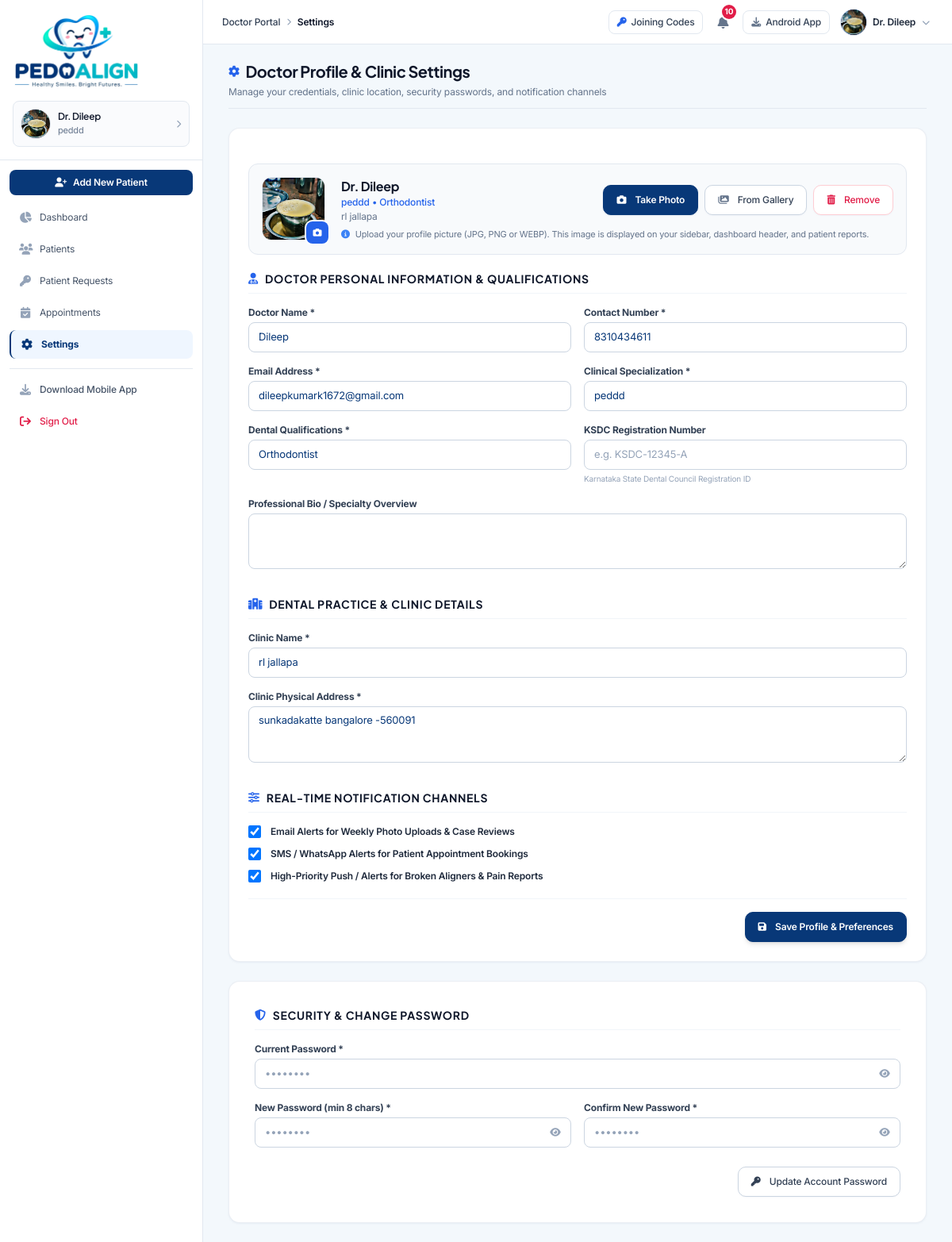
/settings/ (signed in), run on an earlier commit of the app's database.
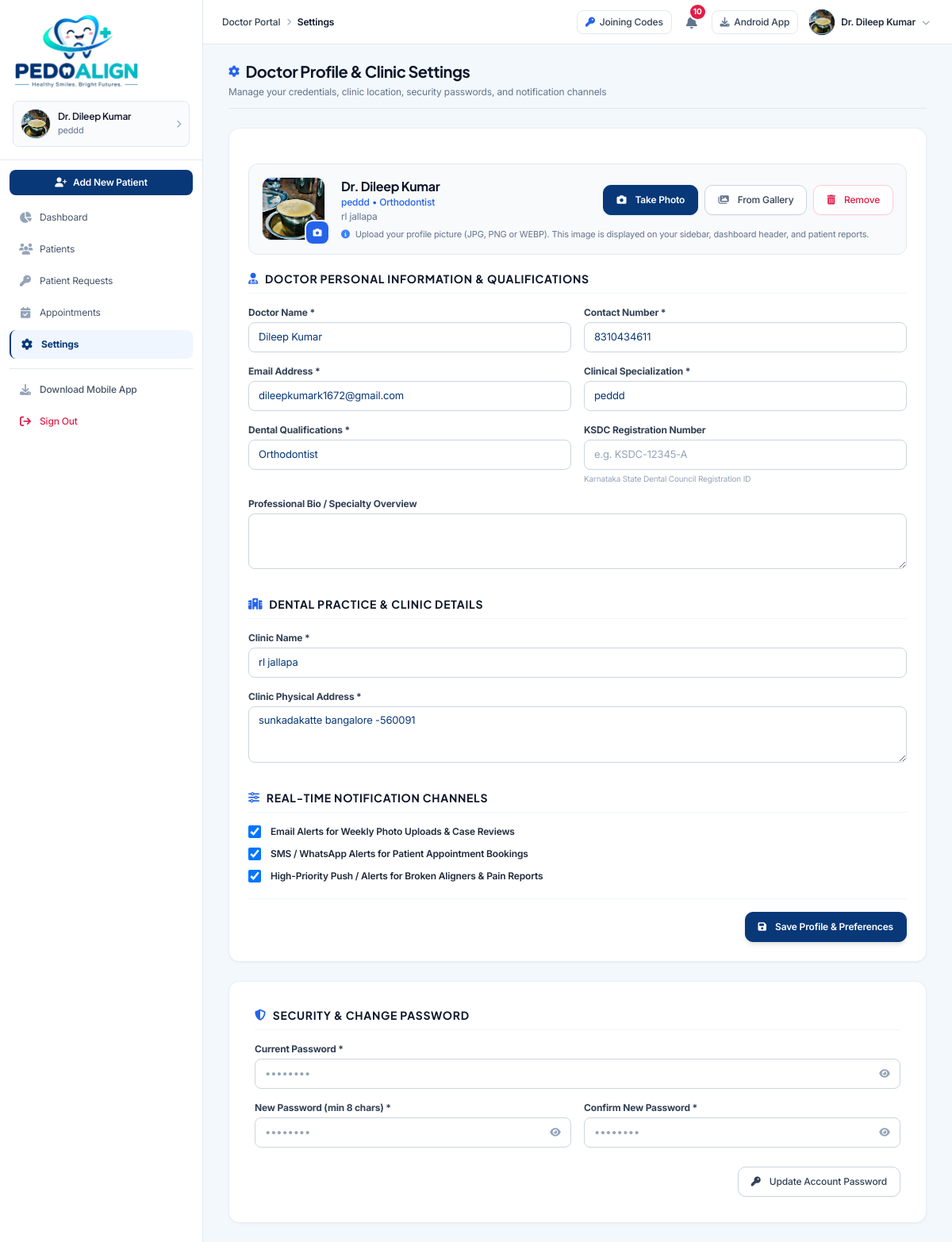
And on a later commit of the database.
### doctor/models.py (models this page shows, shortened)
class DoctorProfile(models.Model):
    SPECIALIZATION_CHOICES = [
        ('Pedodontist', 'Pedodontist'),
        ('Pediatric Dentist', 'Pediatric Dentist'),
        ('Dentist', 'Dentist'),
    ]
    user = models.OneToOneField(User, on_delete=models.CASCADE, related_name='doctor_profile')
    full_name = models.CharField(max_length=200)
    phone_number = models.CharField(max_length=50)
    dental_qualification = models.CharField(max_length=200, help_text="e.g. BDS, MDS, Pediatric Dentist")
    specialization = models.CharField(max_length=150, default='Pedodontist', help_text="Specialization entered by the doctor")
    ksdc_registration_number = models.CharField(max_length=100, blank=True, null=True, help_text="Karnataka State Dental Council (KSDC) Registration Number")
    clinic_name = models.CharField(max_length=250)
    clinic_address = models.TextField()
    license_number = models.CharField(max_length=100, blank=True, null=True)
    profile_picture = models.ImageField(upload_to='doctor_profiles/', blank=True, null=True)
    bio = models.TextField(blank=True, null=True)
    email_notifications = models.BooleanField(default=True)
    sms_alerts = models.BooleanField(default=True)
    emergency_push = models.BooleanField(default=True)
    created_at = models.DateTimeField(auto_now_add=True)
    updated_at = models.DateTimeField(auto_now=True)

### doctor/views.py (the view, shortened to what this page needs)
# urls.py: path('settings/', views.doctor_settings_view, name='settings'),
@login_required
def doctor_settings_view(request):
    doctor = get_doctor_or_none(request.user)
    if not doctor:
        return redirect('doctor:login')
    profile_form = DoctorProfileForm(request.POST or None, request.FILES or None, instance=doctor)
    if request.method == 'POST' and 'update_profile' in request.POST:
        if profile_form.is_valid():
            profile_form.save()
            messages.success(request, "Your clinic profile and profile picture have been updated successfully.")
            return redirect('doctor:settings')
    return render(request, 'doctor/settings/settings.html', {
        'doctor': doctor,
        'profile_form': profile_form
    })

### doctor/views.py (called while the page is built)
def get_doctor_or_none(user):
    if not user.is_authenticated:
        return None
    try:
        return user.doctor_profile
    except DoctorProfile.DoesNotExist:
        return None

### patient/context_processors.py (called while the page is built, shortened)
def patient_context(request):
    if not request.user.is_authenticated:
        return {}
    patient_profile = getattr(request.user, 'patient_profile', None)
    if not patient_profile:
        return {}

### doctor/templates/doctor/settings/settings.html (shortened to what the changed rows need)
{% extends 'doctor/base.html' %}
{% load static %}
{% block content %}
<div class="max-w-4xl mx-auto space-y-6">
    <div class="flex items-center justify-between pb-3 border-b border-slate-200">
        <div>
            <h1 class="text-xl font-bold text-slate-900 tracking-tight flex items-center gap-2">
                <i class="fa-solid fa-gear text-blue-600 text-sm"></i> Doctor Profile & Clinic Settings
            </h1>
        </div>
    </div>
    <form method="POST" enctype="multipart/form-data" class="pa-card p-5 sm:p-6 space-y-5 bg-white">
        <div class="flex flex-col sm:flex-row items-center gap-5 p-4 bg-slate-50 rounded-xl border border-slate-200">
            <div class="relative group cursor-pointer" onclick="document.getElementById('id_profile_picture').click();" title="Click to upload profile picture">
                <div class="w-20 h-20 rounded-xl bg-white text-blue-800 font-bold text-xl flex items-center justify-center overflow-hidden border border-slate-200 shadow-xs">
                    <img id="avatarPreviewImg"
                         src="{% if doctor.profile_picture %}{{ doctor.profile_picture.url }}{% else %}{% static 'doctor/images/doctor_avatar_sample_hq.png' %}{% endif %}"
                         alt="{{ doctor.full_name }}"
                         class="w-full h-full object-cover">
                </div>
            </div>
            <div class="flex-1 text-center sm:text-left space-y-1.5">
                <div class="flex flex-col sm:flex-row sm:items-center justify-between gap-2.5">
                    <div>
                        <h3 class="text-base font-bold text-slate-900">Dr. {{ doctor.full_name }}</h3>
                        <p class="text-xs font-medium text-blue-600">{{ doctor.specialization|default:"Specialist" }}{% if doctor.dental_qualification %} &bull; {{ doctor.dental_qualification }}{% endif %}</p>
                        <p class="text-xs text-slate-500 mt-0.5">{{ doctor.clinic_name }}</p>
                    </div>
                </div>
            </div>
        </div>
        <div>
            <div class="grid grid-cols-1 sm:grid-cols-2 gap-4 mt-4">
                <div>
                    <label class="block text-xs font-bold text-slate-700 mb-1">Doctor Name *</label>
                    {{ profile_form.full_name }}
                </div>
                <div>
                    <label class="block text-xs font-bold text-slate-700 mb-1">Contact Number *</label>
                    {{ profile_form.phone_number }}
                </div>
            </div>
            <div class="grid grid-cols-1 sm:grid-cols-2 gap-4 mt-4">
                <div>
                    <label class="block text-xs font-bold text-slate-700 mb-1">Clinical Specialization *</label>
                    {{ profile_form.specialization }}
                </div>
            </div>
            <div class="grid grid-cols-1 sm:grid-cols-2 gap-4 mt-4">
                <div>
                    <label class="block text-xs font-bold text-slate-700 mb-1">Dental Qualifications *</label>
                    {{ profile_form.dental_qualification }}
                </div>
                <div>
                    <label class="block text-xs font-bold text-slate-700 mb-1">KSDC Registration Number</label>
                    {{ profile_form.ksdc_registration_number }}
                    <p class="text-[10px] text-slate-400 mt-1">Karnataka State Dental Council Registration ID</p>
                </div>
            </div>
            <div class="mt-4">
                <label class="block text-xs font-bold text-slate-700 mb-1">Professional Bio / Specialty Overview</label>
                {{ profile_form.bio }}
            </div>
        </div>
        <div class="pt-2">
            <div class="mt-4">
                <label class="block text-xs font-bold text-slate-700 mb-1">Clinic Name *</label>
                {{ profile_form.clinic_name }}
            </div>
            <div class="mt-4">
                <label class="block text-xs font-bold text-slate-700 mb-1">Clinic Physical Address *</label>
                {{ profile_form.clinic_address }}
            </div>
        </div>
        <div class="pt-2">
            <div class="space-y-3 mt-4 text-xs">
                <label class="flex items-center gap-3 cursor-pointer">
                    {{ profile_form.email_notifications }}
                    <span class="text-slate-800 font-semibold">Email Alerts for Weekly Photo Uploads & Case Reviews</span>
                </label>
                <label class="flex items-center gap-3 cursor-pointer">
                    {{ profile_form.sms_alerts }}
                    <span class="text-slate-800 font-semibold">SMS / WhatsApp Alerts for Patient Appointment Bookings</span>
                </label>
                <label class="flex items-center gap-3 cursor-pointer">
                    {{ profile_form.emergency_push }}
                    <span class="text-slate-800 font-semibold">High-Priority Push / Alerts for Broken Aligners & Pain Reports</span>
                </label>
            </div>
        </div>
    </form>
</div>
{% endblock %}

### doctor/templates/doctor/base.html (shortened to what the changed rows need)
{% load static %}
<!DOCTYPE html>
<html lang="en" class="h-full bg-[#F3F8FC]">
<head>
    <script src="https://cdn.tailwindcss.com"></script>
    <link rel="stylesheet" href="https://cdnjs.cloudflare.com/ajax/libs/font-awesome/6.5.1/css/all.min.css">
    <link rel="stylesheet" href="{% static 'doctor/css/custom.css' %}">
</head>
<body class="h-full flex flex-col font-sans text-slate-700 bg-[#F3F8FC] antialiased selection:bg-teal-100 selection:text-navy-900">
    <div class="flex h-screen overflow-hidden">
        <aside id="sidebar" class="hidden lg:flex lg:flex-col lg:w-64 bg-white border-r border-slate-200 z-30 flex-shrink-0">
            <div class="p-4 border-b border-slate-200 bg-white">
                {% if current_doctor %}
                <a href="{% url 'doctor:settings' %}" class="mt-3.5 p-2.5 rounded-lg border border-slate-200 bg-slate-50/70 hover:bg-slate-100 hover:border-slate-300 transition flex items-center gap-2.5 text-left group block" title="Doctor Profile & Settings">
                    <div class="relative w-9 h-9 rounded-full overflow-hidden flex-shrink-0 ring-1 ring-slate-200 bg-white">
                        {% if current_doctor.profile_picture %}
                            <img src="{{ current_doctor.profile_picture.url }}" alt="Dr. {{ current_doctor.full_name }}" class="w-full h-full object-cover">
                        {% else %}
                            <img src="{% static 'doctor/images/doctor_avatar_sample_hq.png' %}" alt="Dr. {{ current_doctor.full_name }}" class="w-full h-full object-cover">
                        {% endif %}
                    </div>
                    <div class="min-w-0 flex-1">
                        <h4 class="text-xs font-semibold text-slate-900 truncate leading-tight group-hover:text-blue-600 transition">
                            Dr. {{ current_doctor.full_name|default:"Doctor" }}
                        </h4>
                        <p class="text-[11px] text-slate-500 truncate mt-0.5">
                            {{ current_doctor.specialization|default:current_doctor.dental_qualification|default:"Dental Specialist" }}
                        </p>
                    </div>
                    <i class="fa-solid fa-chevron-right text-[10px] text-slate-400 group-hover:text-slate-600 transition"></i>
                </a>
                {% endif %}
            </div>
        </aside>
        <div class="flex-1 flex flex-col min-w-0 overflow-hidden bg-[#F3F8FC]">
            <header class="h-14 w-full bg-white border-b border-slate-200 flex items-center justify-between px-4 sm:px-6 z-30 shadow-xs flex-shrink-0">
                <div class="flex items-center gap-2.5">
                    {% if current_doctor %}
                    <div class="relative" id="userProfileContainer">
                        <button type="button"
                                id="userProfileBtn"
                                onclick="toggleProfileDropdown(event)"
                                class="flex items-center gap-2 p-1 rounded-lg hover:bg-slate-100 transition focus:outline-none focus:ring-2 focus:ring-blue-100"
                                aria-label="Open doctor profile menu"
                                aria-expanded="false"
                                aria-haspopup="true">
                            <div class="w-8 h-8 rounded-full bg-blue-600 text-white font-medium flex items-center justify-center text-xs overflow-hidden ring-1 ring-slate-200 shadow-xs pointer-events-none">
                                {% if current_doctor.profile_picture %}
                                    <img src="{{ current_doctor.profile_picture.url }}" alt="{{ current_doctor.full_name }}" class="w-full h-full object-cover pointer-events-none">
                                {% else %}
                                    <img src="{% static 'doctor/images/doctor_avatar_sample_hq.png' %}" alt="{{ current_doctor.full_name }}" class="w-full h-full object-cover pointer-events-none">
                                {% endif %}
                            </div>
                            <span class="hidden md:inline-block text-xs font-semibold text-slate-800 pointer-events-none">Dr. {{ current_doctor.full_name }}</span>
                            <i class="fa-solid fa-chevron-down text-[10px] text-slate-400 pointer-events-none"></i>
                        </button>
                    </div>
                    {% endif %}
                </div>
            </header>
            <main class="flex-1 overflow-y-auto px-4 sm:px-6 lg:px-8 py-5 pb-24 lg:pb-6 custom-scrollbar">
                {% block content %}{% endblock %}
            </main>
        </div>
    </div>
</body>
</html>

What changed in the data, as far as the page shows it:
changed DoctorProfile "peddd": full_name "Dileep" → "Dileep Kumar"
